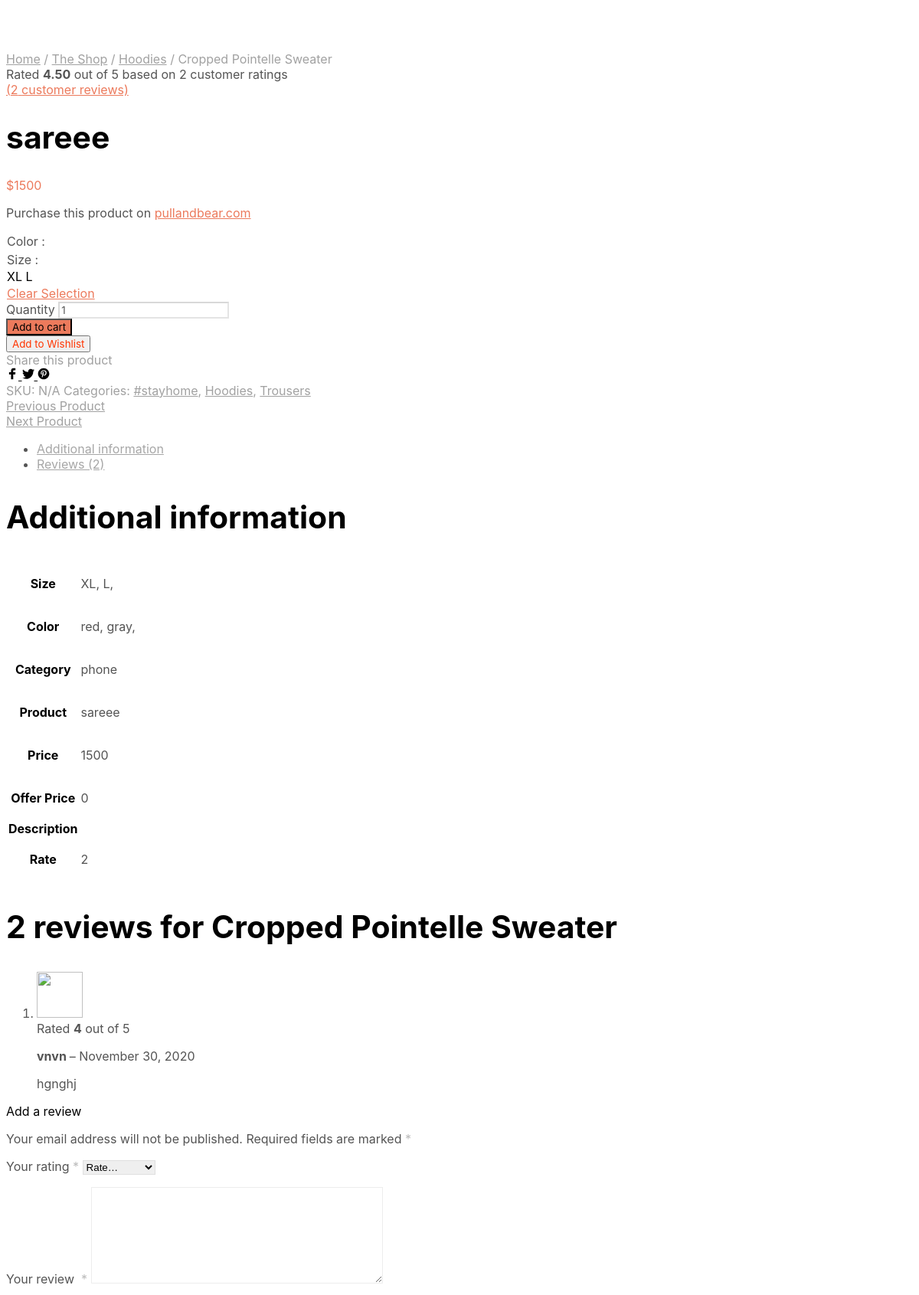
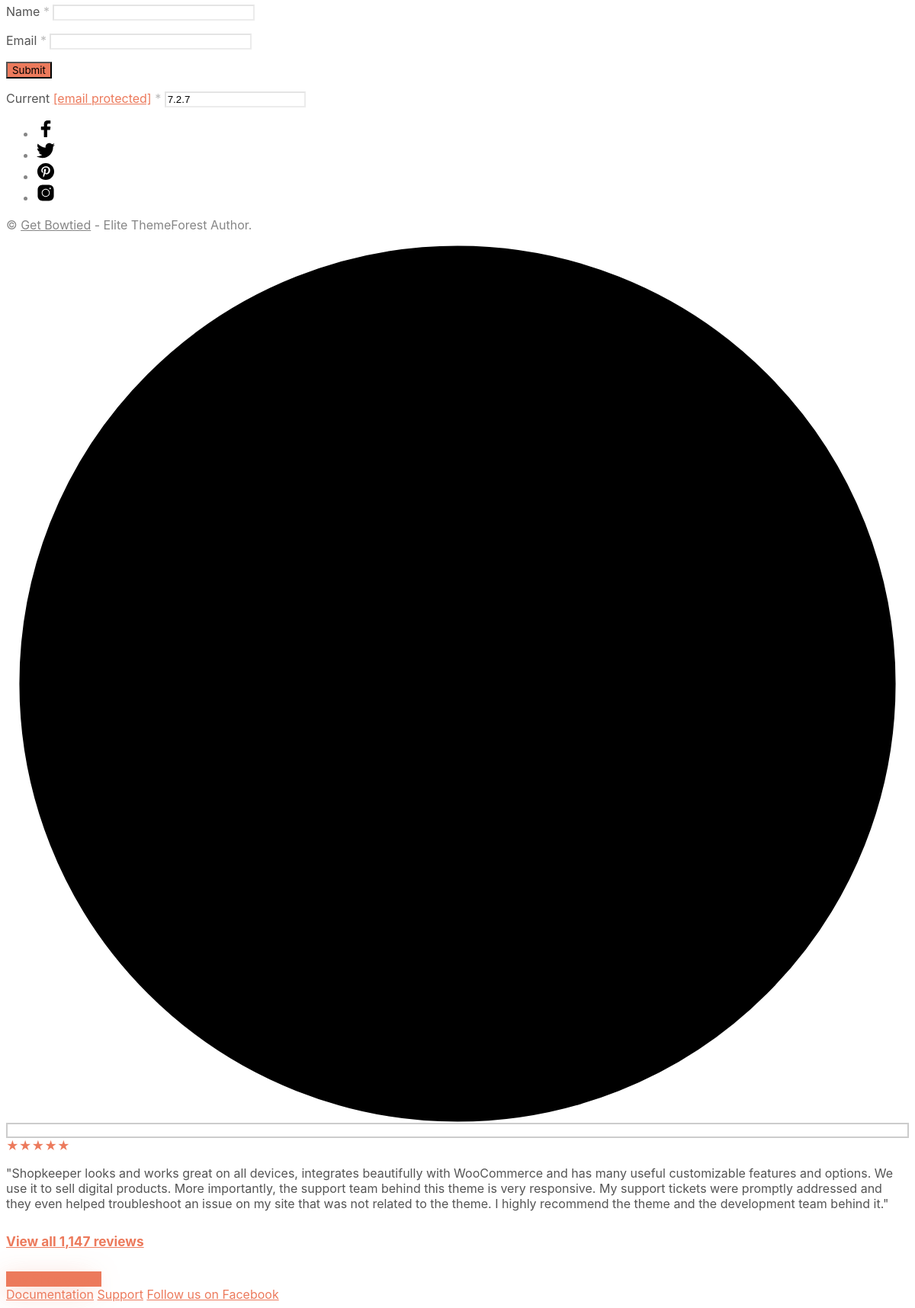
The page /product/product_description/1 (lower part) on the database as committed earlier (2 pictures, top to bottom).
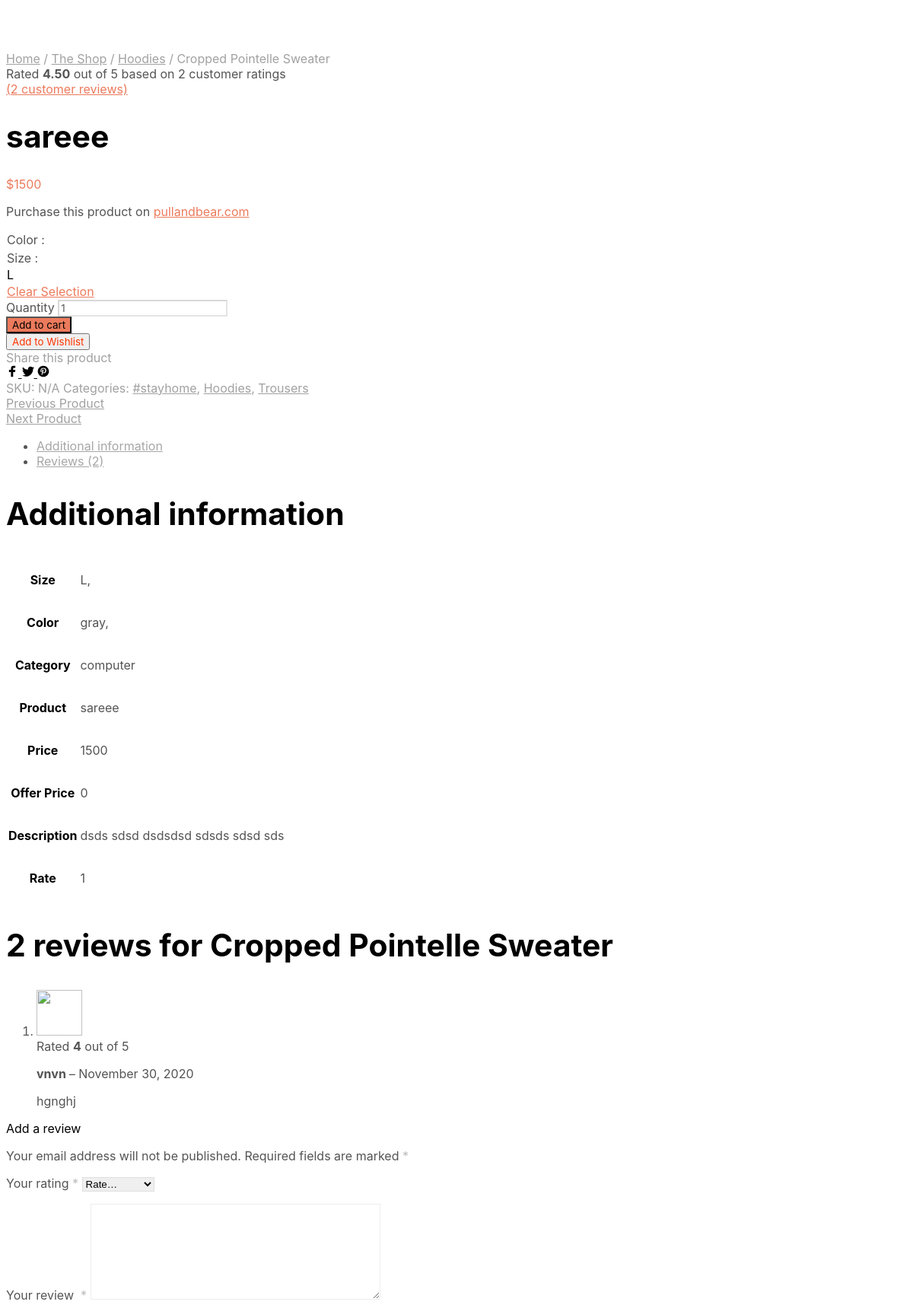
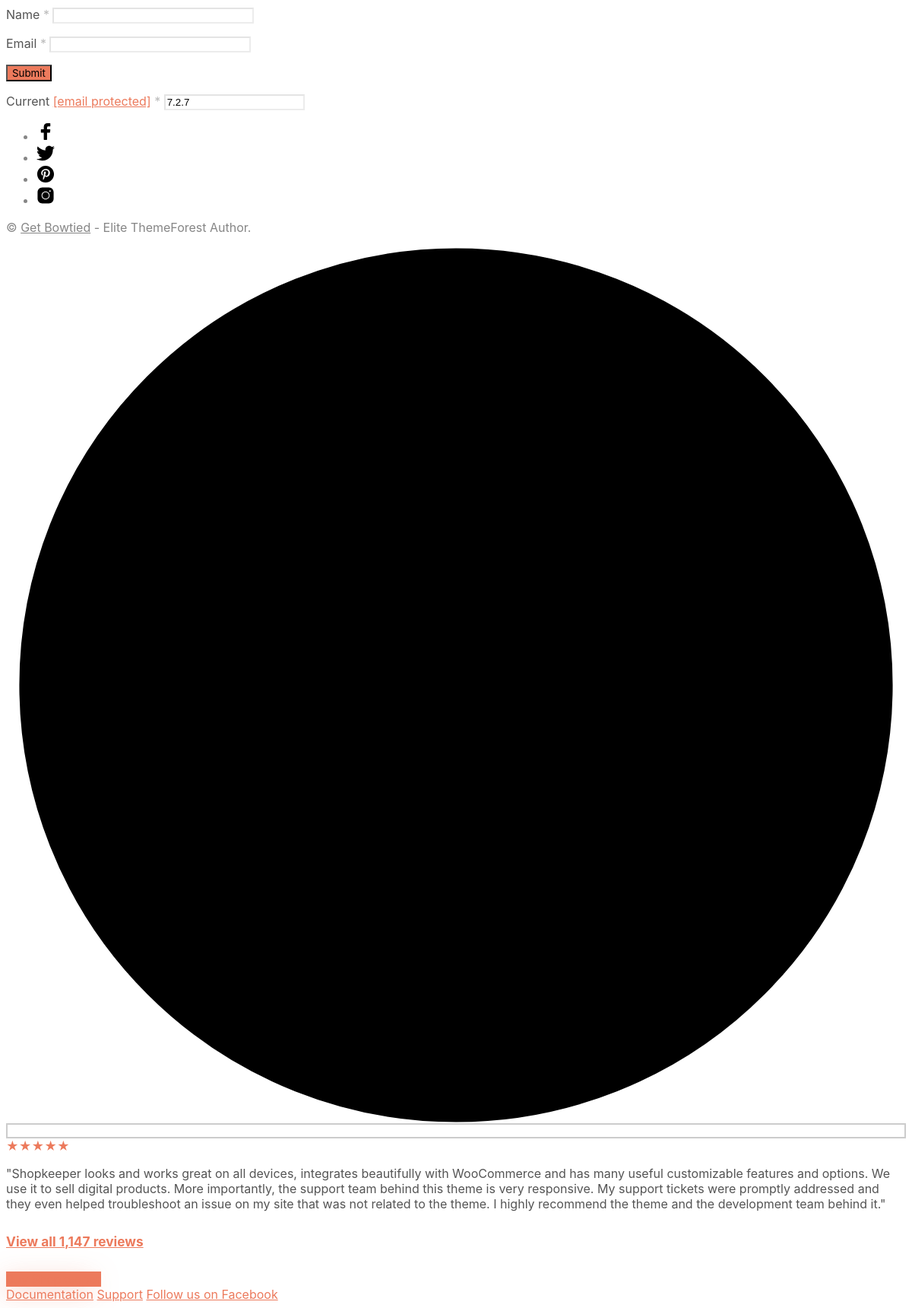
The same page on the database as committed later (2 pictures, top to bottom).
### Product/models.py (models this page shows, shortened)
class Product_Size(models.Model):
    size_key = models.ForeignKey(Product, default=None, on_delete=models.CASCADE)
    product_Size = models.CharField(max_length=50, choices=CHOICE_SIZE, default=CHOICE_SIZE[2])

class Product_Color(models.Model):
    color_key = models.ForeignKey(Product, default=None, on_delete=models.CASCADE)
    product_Color = models.CharField(max_length=50, choices=CHOICE_COLOR, default=CHOICE_COLOR[2])

class Product(models.Model):
    pro_cat_name = models.ForeignKey(Category, on_delete=models.CASCADE)
    pro_name = models.CharField(max_length=100)
    pro_price = models.BigIntegerField()
    pro_offer_price = models.BigIntegerField(default=0)
    pro_fake_price = models.BigIntegerField(null=True, blank=True)
    pro_image = models.FileField(blank=True)
    pro_description = models.TextField(null=True, blank=True)
    pro_star = models.CharField(max_length=10, choices=CHOICE_STAR, null=True, blank=True)
    pro_availability = models.BooleanField(default=True)

class Category(models.Model):
    cat_name = models.CharField(max_length=30, null=True, blank=True)

### Product/views.py (the view)
# urls.py: path('product_description/<int:pid>', views.product_description, name="product_description"),
def product_description(request, pid):
    pro = Product.objects.get(id=pid)
    size = Product_Size.objects.filter(size_key_id=pid)
    color = Product_Color.objects.filter(color_key_id=pid)
    check_cart = Cart.objects.filter(cart_product_id=pid)
    if check_cart:
        start = 1
    else:
        start = 0
    if request.method == "POST":
        if "wishlist_form" in request.POST:
            if Wishlist.objects.filter(wish_list_product=pro.id).exists():
                messages.warning(request, 'Product {} already exists in wishlist!'.format(pro.pro_name))
            else:
                data = Wishlist.objects.create(wish_list_product_id=pro.id, wish_list_user=request.user,
                                               wish_list_status=True)
                data.save()
                return redirect("wishlist")
        elif "cart_form" in request.POST:
            if start == 1:
                data = Cart.objects.get(cart_product_id=pid)
                data.cart_quantity += int(request.POST.get("quantity"))
                final_price = pro.pro_price - pro.pro_offer_price
                data.cart_price = data.cart_quantity * final_price
                data.cart_color = request.POST.get('product_color')
                data.cart_size = request.POST.get('product_size')
                data.save()
                return redirect("cart")
            else:
                quantity = int(request.POST.get("quantity"))
                final_price = pro.pro_price - pro.pro_offer_price
                price = quantity * final_price
                cart_color = request.POST.get('product_color')
                cart_size = request.POST.get('product_size')
                data = Cart(cart_user=request.user, cart_product_id=pro.id, cart_status=True, cart_quantity=quantity,
                            cart_price=price,cart_color=cart_color,cart_size=cart_size)
                data.save()
                return redirect("cart")
    else:
        pass
    return render(request, 'product_description.html', {'pro': pro,'size':size,'color':color})

### template/product_description.html (shortened to what the changed rows need)
{% load static %}
<!DOCTYPE html>
<html lang="en-US">
<head>
	<link media="all" href="https://shopkeeper.wp-theme.design/wp-content/cache/autoptimize/css/autoptimize_d9027ec5da952c98d9908eec9c546ad2.css" rel="stylesheet" />
	<link media="only screen and (max-width: 768px)" href="{%static 'wp-content/cache/autoptimize/css/autoptimize_541e2ced151704f4ff1844c6de47ec02.css'%}" rel="stylesheet" />
</head>
<body class="product-template-default single single-product postid-5026 wp-embed-responsive theme-shopkeeper woocommerce woocommerce-page woocommerce-no-js gbt_custom_notif product-layout-default wpb-js-composer js-comp-ver-6.6.0 vc_responsive">
    	<div id="st-container" class="st-container">
            <div class="st-content">
                                <div id="page_wrapper" class=" ">
<div id="primary" class="content-area">
    <div id="content" class="site-content" role="main">
<div class="product_layout_classic default-layout">
		<div id="product-5026" class="product type-product post-5026 status-publish first instock product_cat-stayhome product_cat-hoodies product_cat-trousers has-post-thumbnail shipping-taxable purchasable product-type-variable">
			<div class="row">
		        <div class="large-12 xlarge-10 xxlarge-9 large-centered columns">
					<div class="product_content_wrapper">
						<div class="row">
							<div class="large-4 xlarge-5 xxlarge-5 large-push-0 columns">
								<div class="product_infos">
									 <div class="product_summary_middle">
										<h1 class="product_title entry-title">{{pro.pro_name}}</h1>									</div>
									<p class="price"><span class="woocommerce-Price-amount amount">
										<bdi>
								<span class="woocommerce-Price-currencySymbol">&#36;</span>{{pro.pro_price}}</bdi>
									</span></p>
<form class="variations_form cart" method="post" enctype='multipart/form-data' data-product_id="5026"
	  data-product_variations="">
			<table class="variations" cellspacing="0">
			<tbody>
				<tr>
					<td class="value">
						<div class="attribute-swatch" attribute-index="">
							          <div class="swatchinput">
										  {% for size in size %}
								  <label  selectid="pa_size"
										  class="wcva_single_textblock attribute_pa_size_small
										   wcvaswatchlabel  wcvasquare size_to_cart"
										  data-option="{{size.product_Size}}"  selectedtext="{{size.product_Size}}"
										  title="{{size.product_Size}}" style="min-width:32px; ">
									  {{size.product_Size}}</label>
											{% endfor %}
				</div>
						</div>
					</td>
				</tr>
			</tbody>
		</table>
</form>
								</div>
							</div>
						</div>
					</div>
			   </div>
		    </div>
		<div class="woocommerce-tabs">
				<div class="panel entry-content" id="tab-additional_information">
	                <div class="row">
	                    <div class="large-8 xlarge-6 large-centered xlarge-centered columns">
	<h2>Additional information</h2>
<table class="woocommerce-product-attributes shop_attributes">
			<tr class="woocommerce-product-attributes-item woocommerce-product-attributes-item--attribute_pa_size">
			<th class="woocommerce-product-attributes-item__label">Size</th>
			<td class="woocommerce-product-attributes-item__value">
				<p>{% for size in size %} {{size.product_Size}}, {% endfor %}</p>
			</td>
			</tr>
				<tr class="woocommerce-product-attributes-item woocommerce-product-attributes-item--attribute_pa_color">
			<th class="woocommerce-product-attributes-item__label">Color</th>
			<td class="woocommerce-product-attributes-item__value">
				<p>{% for color in color%} {{color.product_Color}}, {% endfor %}</p>
			</td>
			</tr>
			<tr class="woocommerce-product-attributes-item woocommerce-product-attributes-item--attribute_pa_color">
			<th class="woocommerce-product-attributes-item__label">Category</th>
			<td class="woocommerce-product-attributes-item__value">
				<p>{{pro.pro_cat_name.cat_name}}</p>
			</td>
			</tr>
			<tr class="woocommerce-product-attributes-item woocommerce-product-attributes-item--attribute_pa_color">
			<th class="woocommerce-product-attributes-item__label">Product</th>
			<td class="woocommerce-product-attributes-item__value">
				<p>{{pro.pro_name}}</p>
			</td>
			</tr>
			<tr class="woocommerce-product-attributes-item woocommerce-product-attributes-item--attribute_pa_color">
			<th class="woocommerce-product-attributes-item__label">Price</th>
			<td class="woocommerce-product-attributes-item__value">
				<p>{{pro.pro_price}}</p>
			</td>
			</tr>
			<tr class="woocommerce-product-attributes-item woocommerce-product-attributes-item--attribute_pa_color">
			<th class="woocommerce-product-attributes-item__label">Offer Price</th>
			<td class="woocommerce-product-attributes-item__value">
				<p>{{pro.pro_offer_price}}</p>
			</td>
			</tr>
			<tr class="woocommerce-product-attributes-item woocommerce-product-attributes-item--attribute_pa_color">
			<th class="woocommerce-product-attributes-item__label">Description</th>
			<td class="woocommerce-product-attributes-item__value">
				<p>{{pro.pro_description}}</p>
			</td>
			</tr>
			<tr class="woocommerce-product-attributes-item woocommerce-product-attributes-item--attribute_pa_color">
			<th class="woocommerce-product-attributes-item__label">Rate</th>
			<td class="woocommerce-product-attributes-item__value">
				<p>{{pro.pro_star}}</p>
			</td>
			</tr>
</table>
	                    </div>
	                </div>
	            </div>
				<div class="panel entry-content" id="tab-reviews">
	                <div class="row">
	                    <div class="large-8 xlarge-6 large-centered xlarge-centered columns">
	                        <div id="reviews" class="woocommerce-Reviews">
	<div id="comments">
		<h2 class="woocommerce-Reviews-title">
			2 reviews for
			<span>Cropped Pointelle Sweater</span>
		</h2>
						</div>
</div>
	                    </div>
	                </div>
	            </div>
					</div>
		</div>
</div>
    </div>
</div>
			</div>
		</div>
	</div>
            <a href="#0" class="cd-top progress-wrap">
            <svg class="progress-circle svg-content" width="100%" height="100%" viewBox="-1 -1 102 102">
                <path d="M50,1 a49,49 0 0,1 0,98 a49,49 0 0,1 0,-98"/>
            </svg>
        </a>
<script defer src="{%static 'wp-content/cache/autoptimize/js/autoptimize_3c492425456aee641c22f220c3a838a2.js'%}"></script></body>
</html>

Rows that differ between the two databases and show on the page:
no longer on this page (row edited): Product_Size: product_Size "XL"
no longer on this page (row edited): Product_Color: product_Color "red"
changed Product "sareee": pro_cat_name.cat_name "phone" → "computer"; pro_description (not shown) → "dsds sdsd dsdsdsd sdsds sdsd sds"; pro_star "2" → "1"
